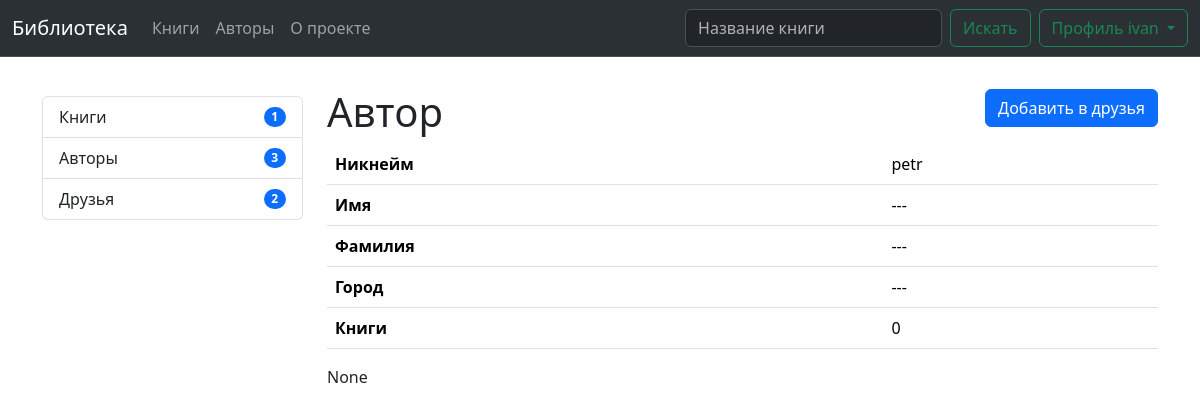
Page /author/2/ (signed in) on the committed database.
### users/models.py (models this page shows, shortened)
class Profile(models.Model):
    user = models.OneToOneField(User, on_delete=models.CASCADE)
    city = models.CharField(max_length=100, null=True, blank=True)
    about = HTMLField(null=True, blank=True)
    avatar = models.ImageField(null=True, blank=True, upload_to='users/')
    isAuthor = models.BooleanField(default=False)
    @property
    def friends(self):
        sent = FriendRequest.objects.filter(from_user=self, accepted=True).values_list('to_user', flat=True)
        received = FriendRequest.objects.filter(to_user=self, accepted=True).values_list('from_user', flat=True)
        friend_ids = list(sent) + list(received)
        return Profile.objects.filter(id__in=friend_ids)
    @property
    def friends_request_from_me(self):
        sent = FriendRequest.objects.filter(from_user=self, accepted=False).values_list('to_user', flat=True)
        request_ids = list(sent)
        return Profile.objects.filter(id__in=request_ids)
    @property
    def friends_request_to_me(self):
        received = FriendRequest.objects.filter(to_user=self, accepted=False).values_list('from_user', flat=True)
        request_ids = list(received)
        return Profile.objects.filter(id__in=request_ids)

### library/views.py (the view)
# urls.py: path('author/<int:pk>/', AuthorDetailView.as_view(), name='author'),
class AuthorDetailView(DetailView):
    model = Profile
    template_name = 'library/author.html'
    context_object_name = 'author'

### library/context_processors.py (called while the page is built)
def menu_data(request):
    return {
        'authors_count': Profile.objects.filter(isAuthor=True).count(),
        'friends_count': request.user.profile.friends.count() if request.user.is_authenticated and hasattr(request.user, 'profile') else 0,
        'requests_count': request.user.profile.friends_request_to_me.count() if request.user.is_authenticated and hasattr(request.user, 'profile') else 0,
        'books_count': Book.objects.all().count(),
    }

### library/templates/library/author.html (shortened to what this page needs)
{% extends 'base-user.html' %}
{% block main %}
    <div class="row justify-content-between">
        <div class="col">
            <h1 class="mt-3">Автор</h1>
        </div>
        {% if user.profile.isAuthor %}
            <div class="col-auto me-auto align-self-center justify-content-self-end">
            {% if not author in user.profile.friends_request_from_me and not author in user.profile.friends_request_to_me and not author in user.profile.friends %}
                <form class="d-flex" method="post" action="{% url 'library:to_friends' author.pk %}">
                  <button class="btn btn-primary" type="submit">Добавить в друзья</button>
                </form>
            {% elif author in user.profile.friends_request_from_me %}
                <form class="d-flex" method="post" action="{% url 'library:remove_friend' user.profile.pk author.pk author.pk %}">
                  {% csrf_token %}
                  <button class="btn btn-warning" type="submit">Отменить заявку в друзья</button>
                </form>
            {% else %}
                <form class="d-flex" method="post" action="{% url 'library:remove_friend' 0 0 author.pk %}">
                  {% csrf_token %}
                  <button class="btn btn-warning" type="submit">Удалить из друзей</button>
                </form>
            {% endif %}
            </div>
        {% endif %}
    </div>
    <table class="table">
      <tbody>
        <tr>
          <th>Никнейм</th>
          <td>{{ author.user.username }}</td>
        </tr>
        <tr>
          <th>Имя</th>
          <td>{{ author.user.first_name|default:'---' }}</td>
        </tr>
        <tr>
          <th>Фамилия</th>
          <td>{{ author.user.last_name|default:'---' }}</td>
        </tr>
        <tr>
          <th>Город</th>
          <td>{{ author.city|default:'---' }}</td>
        </tr>
        <tr>
          <th>Книги</th>
          <td>{{ author.user.books|length }}</td>
        </tr>
      </tbody>
    </table>
    <div>{{ author.about|safe }}</div>
{% endblock %}

### templates/includes/header.html (shortened to what this page needs)
<nav class="navbar fixed-top navbar-expand-lg bg-body-tertiary bg-dark border-bottom border-body" data-bs-theme="dark">
  <div class="container-fluid">
    <a class="navbar-brand" href="{% url 'library:home' %}">Библиотека</a>
    <div class="collapse navbar-collapse" id="navbarSupportedContent">
      <ul class="navbar-nav me-auto mb-2 mb-lg-0">
        <li class="nav-item">
          <a
            class="nav-link {% if request.resolver_match.url_name == 'books' %}active{% endif %}"
            href="{% url 'library:books' %}"
          >Книги</a>
        </li>
        <li class="nav-item">
          <a
            class="nav-link {% if request.resolver_match.url_name == 'authors' %}active{% endif %}"
            href="{% url 'library:authors' %}"
          >Авторы</a>
        </li>
        <li class="nav-item">
          <a
            class="nav-link {% if request.resolver_match.url_name == 'about' %}active{% endif %}"
            href="{% url 'library:about' %}"
          >О проекте</a>
        </li>
      </ul>
      <form class="d-flex" role="search" method="get" action="{% url 'library:home' %}">
        <input class="form-control me-2" type="search" placeholder="Название книги" aria-label="Название книги"/>
        <button class="btn btn-outline-success" type="submit">Искать</button>
      </form>
        {% if user.is_authenticated and user.profile %}
        <div class="dropdown">
          <button class="btn btn-outline-success dropdown-toggle ms-2" type="button" data-bs-toggle="dropdown" aria-expanded="false">
            Профиль {{ user.username }}
          </button>
        </div>
        {% else %}
            <form class="d-flex ms-2" method="post" action="{% url 'users:login' %}">
              {% csrf_token %}
              <button class="btn btn-outline-success" type="submit">Вход</button>
            </form>
        {% endif %}
    </div>
  </div>
</nav>

### static/css/base.css (style rules this page uses)
html, body { height: 100%; }

### rows in the picture
Profile: user.username "petr", user.first_name "---", user.last_name "---", city "---", user.books|length "0", about "None"

### other values in the picture
{{ user.username }} "ivan"
{{ books_count }} "1"
{{ authors_count }} "3"
{{ friends_count }} "2"
